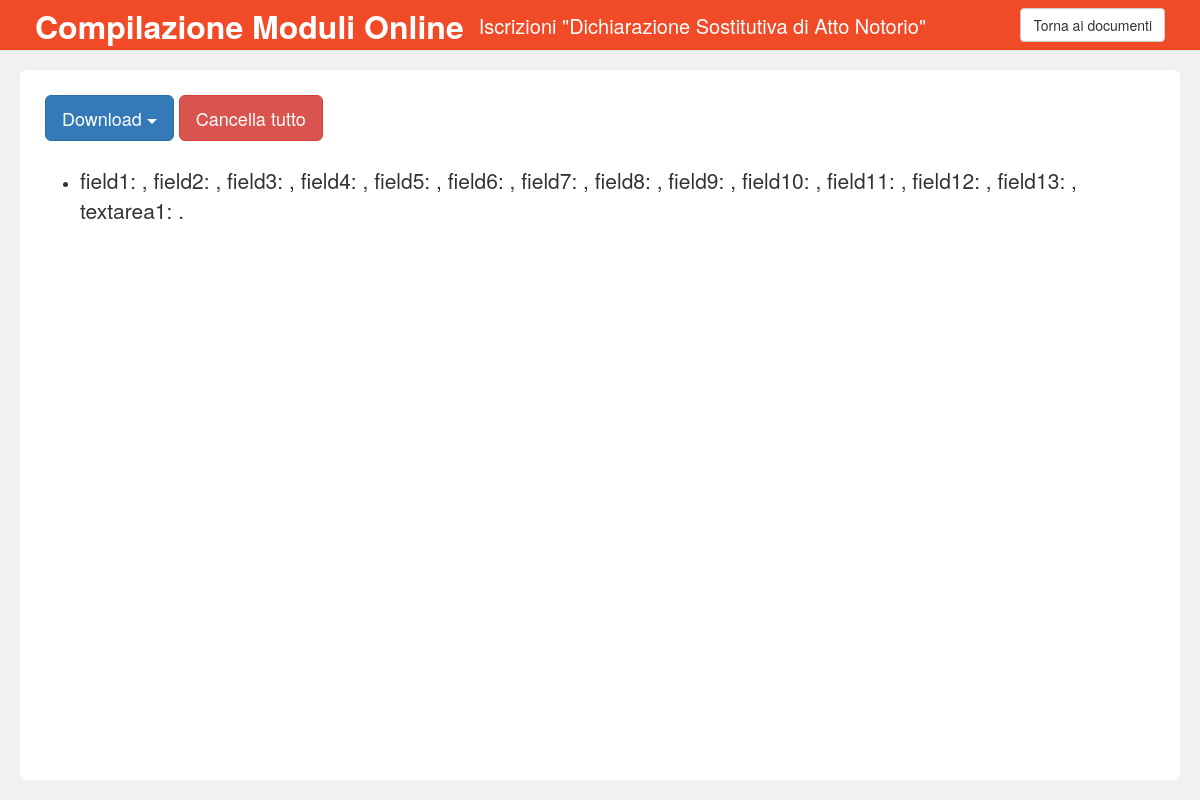
The app's page /form/22/iscrizioni/ (signed in) with its own data.
### form/models.py (models this page shows, shortened)
class Document(models.Model):
    titolo = models.CharField(max_length=200)
    pub_date = models.DateField('Data', null=True)
    content = RichTextUploadingField('Contenuto')
    class Meta:
        verbose_name = 'Documento'
        verbose_name_plural = 'Documenti'

class CompiledDoc(models.Model):
    document = models.ForeignKey(Document, on_delete=models.CASCADE, null=True)
    date = models.DateField(default=None, null=True)
    def __str__(self):
        string = ''
        comp_fields = CompiledField.objects.filter(compiled_doc=self)
        for cfield in comp_fields:
            string = string + str(cfield.field) + ': ' + str(cfield.content)
            if comp_fields[comp_fields.count()-1] is not cfield:
                string = string + ', '
            else:
                string = string + '.'
        return string
    class Meta:
        verbose_name = 'Documento Compilato'
        verbose_name_plural = 'Documenti Compilati'

class CompiledField(models.Model):
    field = models.ForeignKey(Field, on_delete=models.SET_NULL, null=True)
    name = models.CharField(max_length=30)
    compiled_doc = models.ForeignKey(CompiledDoc, on_delete=models.CASCADE)
    content = models.CharField(max_length=50)
    class Meta:
        verbose_name = 'Campo Compilato'
        verbose_name_plural = 'Campi Compilati'

class Field(models.Model):
    name = models.CharField(max_length=30)
    document = models.ForeignKey(Document, on_delete=models.CASCADE)
    def __str__(self):
        return str(self.name)
    class Meta:
        verbose_name = 'Campo'
        verbose_name_plural = 'Campi'

### form/views.py (the view)
# urls.py: url(r'^(?P<document_id>[0-9]+)/iscrizioni/$', views.registrations, name='registrations'),
@login_required
def registrations(request, document_id):
    document = get_object_or_404(Document, pk=document_id)
    compiled_docs = CompiledDoc.objects.filter(document=document)
    template = 'form/registrations.html'
    context = {'document': document, 'compiled_docs': compiled_docs}
    if request.method == 'POST':
        CompiledDoc.objects.filter(document=document).delete()
        return HttpResponseRedirect(reverse('form:registrations', args=(document_id,)))
    return render(request, template, context)

### form/templates/form/registrations.html (shortened to what this page needs)
{% extends "base.html" %}
{% block body %}
    <div class="container-fluid">
        <nav class="navbar navbar-default navbar-fixed-top navbartop">
            <div class="navbar-header">
                <a class="navbar-brand" href="{% url 'form:index' %}">
                    <b>Compilazione Moduli Online</b></a>
            </div>
            <div class="collapse navbar-collapse" id="bs-example-navbar-collapse-1">
                <p class="navbar-text navbar-title">Iscrizioni "{{ document.titolo }}"</p>
                <a href="{% url 'form:index' %}"><button type="button" class="btn btn-default navbar-btn navbar-right">
                    Torna ai documenti</button></a>
            </div>
        </nav>
        <div class="jumbotron largejumbo">
            {% if compiled_docs %}
                <div>
                    <form method="post">
                        <table><tr>
                            <td><div class="dropdown">
                                <button class="btn btn-primary btn-lg dropdown-toggle" type="button" id="dropdownMenu1"
                                        data-toggle="dropdown" aria-haspopup="true" aria-expanded="true">Download
                                        <span class="caret"></span>
                                </button>
                            </div></td>
                            {% if request.user.is_superuser %}
                                <td><button type="submit" class="btn btn-danger btn-lg">Cancella tutto</button></td>
                            {% endif %}
                        </tr></table>
                    </form>
                </div>
                <div class="reg">
                    <ul>
                        {% for comp_doc in compiled_docs %}
                            <li><p>{{ comp_doc }}</p></li>
                        {% endfor %}
                    </ul>
                </div>
            {% else %}
                <p>Nessuna registrazione presente.</p>
            {% endif %}
        </div>
    </div>
{% endblock %}

### form/static/form/style.css (style rules this page uses)
body { background-color: #F1F1F1 !important; font-family: "Helvetica Neue", Helvetica, Arial, monospace, sans-serif !important; }
.navbartop { padding-right: 50px !important; padding-left: 20px !important; background-color: #F04A26 !important; }
.largejumbo { background-color: white !important; padding: 20px !important; position: fixed !important; margin-bottom: 20px !important; bottom: 0 !important; right: 20px !important; left: 20px !important; top: 70px !important; }
.reg { overflow: auto !important; position: fixed !important; right: 20px !important; left: 20px !important; margin: 20px !important; top: 145px !important; bottom: 20px !important; }
p.navbar-text { color: white !important; font-size: 16px !important; }
a.navbar-brand { color: white !important; font-size: 32px !important; }
div.container-fluid { margin-top: 70px !important; margin-bottom: 30px !important; }
p.navbar-title { font-size: 20px !important; padding: 0 !important; margin: 0 !important; margin-top: 12px !important; }
#dropdownMenu1 { margin: 5px !important; }

### records on screen
Document: titolo "Dichiarazione Sostitutiva di Atto Notorio"
CompiledDoc: id.name "field1: , field2: , field3: , field4: , field5: , field6: , field7: , field8: , field9: , field10: , field11: , field12: , field13: , textarea1: ."
